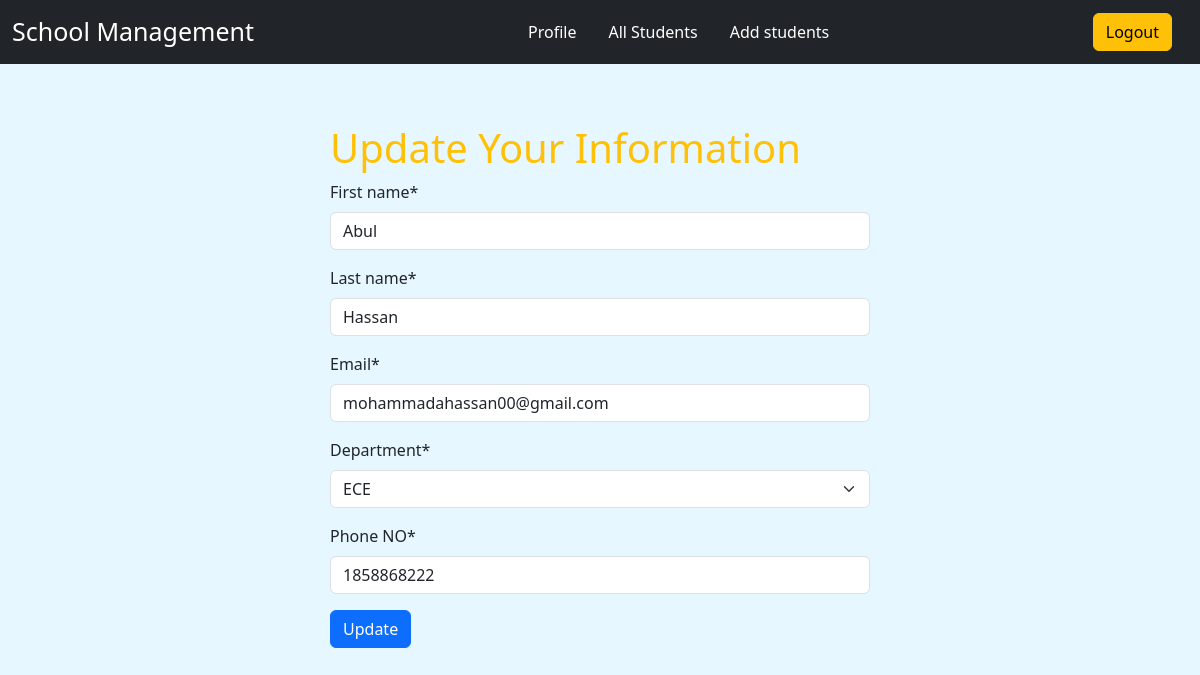
The page /update/4 (signed in) on the database its author committed.
### first_app/models.py (models this page shows, shortened)
class Student(models.Model):
    First_name=models.CharField(max_length=20)
    Last_name=models.CharField(max_length=20)
    Email=models.EmailField()
    Department=models.CharField(max_length=30,choices=DEPARTMENT)
    Phone_NO=models.PositiveIntegerField()

### first_app/views.py (the view)
# urls.py: path('update/<int:id>',views.Edit_Student,name='edit_student'),
def Edit_Student(request,id):
    if request.user.is_authenticated:
        student=Student.objects.get(pk=id)
        form=StudentForm(instance=student)
        if request.method =="POST":
            form=StudentForm(request.POST,instance=student)
            if form.is_valid():
                form.save()
                return redirect('home')
        else:
            form=StudentForm(instance=student)
        return render(request,'edit_student.html',{'form': form})
    else:
        return redirect('login')

### first_app/forms.py
class StudentForm(forms.ModelForm):
    class Meta:
        model =Student
        fields ="__all__"

### templates/edit_student.html (shortened to what this page needs)
{% extends "index.html" %}
{% load crispy_forms_tags %}
{% block content %}
<form action="" method='POST' style='width: 50%; margin :auto;'>
    <h1 class="text-warning">Update Your Information</h1>
{{form | crispy}}
<button class='btn btn-primary'>Update</button>
</form>
{% endblock content %}

### first_app/static/css/style.css (style rules this page uses)
body { background: none; background-color: #E6F7FF !important; }

### rows shown on the page
Student: First_name "Abul", Last_name "Hassan", Email "mohammadahassan00@gmail.com", Department "ECE", Phone_NO "1858868222"
